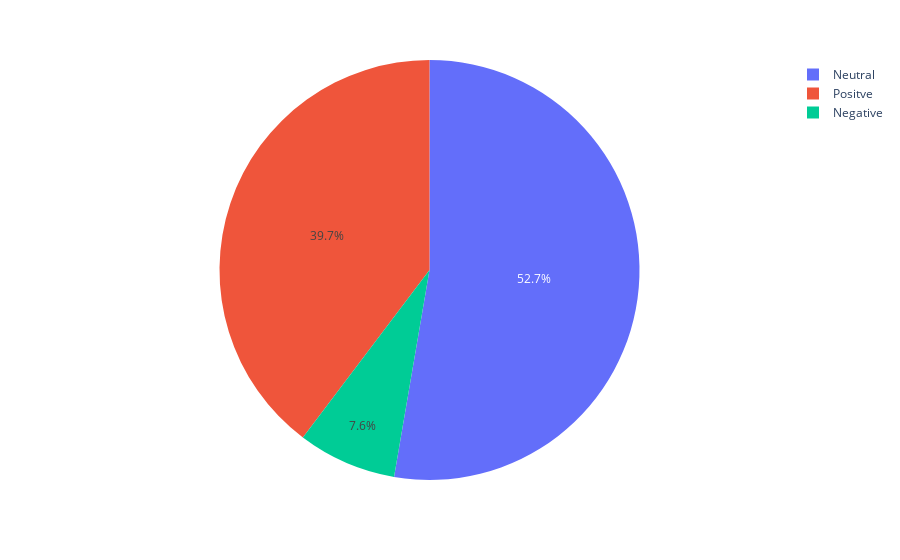

The notebook cell saved with this chart:
### Code cell
import plotly.express as px
fig = px.pie(dff, values ='Sentiment', names ='index' )
fig.show()

### Figure 1 — Plotly figure (JSON) as saved in the notebook; plotly's stock layout.template omitted (floating-point values rounded to 4 significant figures)
{"data": [{"domain": {"x": [0, 1], "y": [0, 1]}, "hovertemplate": "index=%{label}<br>Sentiment=%{value}<extra></extra>", "labels": ["Neutral", "Positve", "Negative"], "legendgroup": "", "name": "", "showlegend": true, "type": "pie", "values": [527, 397, 76]}], "layout": {"legend": {"tracegroupgap": 0}, "margin": {"t": 60}}}
